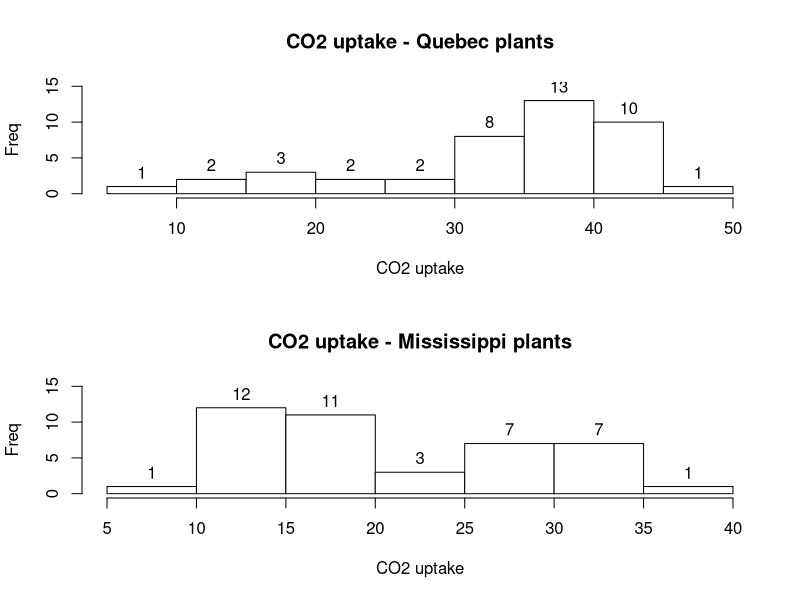

Generate this figure with R:
quebec <- CO2$uptake[CO2$Type == "Quebec"]

mis <- CO2$uptake[CO2$Type == "Mississippi"]

par(mfrow=c(2,1))

g <- hist(quebec, col=colors, main="CO2 uptake - Quebec plants",xlab="CO2 uptake", ylab="Freq", ylim=c(0,15))

text(g$mid , g$counts+2, labels=g$counts)

g <- hist(mis, col=colors, main="CO2 uptake - Mississippi plants",xlab="CO2 uptake", ylab="Freq", ylim=c(0,15))

text(g$mid , g$counts+2, labels=g$counts)